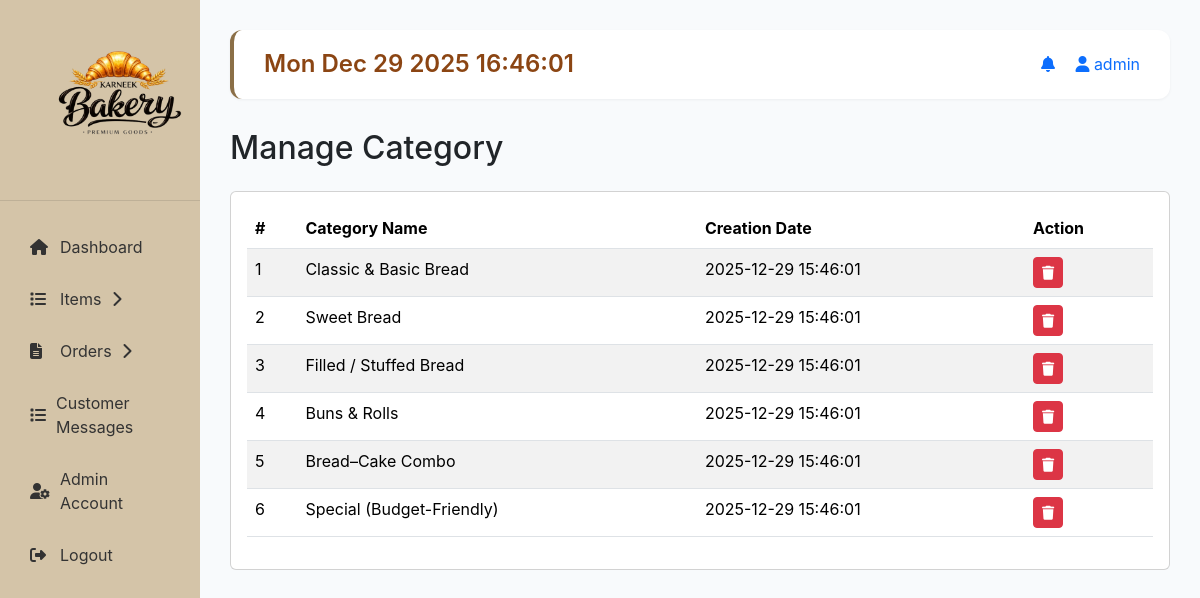
/admin/manage-category.php (signed in), run on the app's committed database.
### tables this page shows
CREATE TABLE IF NOT EXISTS categories (
    categoryID INT AUTO_INCREMENT PRIMARY KEY,
    categoryName VARCHAR(255) NOT NULL,
    creationDate DATETIME DEFAULT CURRENT_TIMESTAMP
);

### connect.php (called while the page is built, shortened)
<?php
  function executeQuery($query){
    $conn = $GLOBALS['conn'];
    return mysqli_query($conn, $query);
  }
?>

### admin/manage-category.php (the view, shortened to what this page needs)
<?php
include("../connect.php");
include("includes/header.php");
$query = "SELECT * FROM categories ORDER BY creationDate DESC";
$result = executeQuery($query);
?>
<h2 class="mb-4">Manage Category</h2>
<div class="card">
  <div class="card-body">
    <table class="table table-striped">
      <thead>
        <tr>
          <th>#</th>
          <th>Category Name</th>
          <th>Creation Date</th>
          <th>Action</th>
        </tr>
      </thead>
      <tbody>
        <?php
        $count = 1;
        while($row = mysqli_fetch_assoc($result)):
        ?>
        <tr>
          <td><?php echo $count++; ?></td>
          <td><?php echo $row['categoryName']; ?></td>
          <td><?php echo $row['creationDate']; ?></td>
          <td>
            <form method="POST" class="d-inline">
              <button type="submit" class="btn btn-danger btn-sm" onclick="return confirm('Are you sure?')">
                <i class="fas fa-trash"></i>
              </button>
            </form>
          </td>
        </tr>
        <?php endwhile; ?>
      </tbody>
    </table>
  </div>
</div>
<?php include("includes/footer.php"); ?>

### css/admin-style.css (style rules this page uses)
body { background-color: #f8fafc; font-family: -apple-system, BlinkMacSystemFont, 'Segoe UI', Roboto, 'Helvetica Neue', Arial, sans-serif; }

### data on the page
categories: categoryName "Classic & Basic Bread", creationDate "2025-12-29 15:46:01"
categories: categoryName "Sweet Bread", creationDate "2025-12-29 15:46:01"
categories: categoryName "Filled / Stuffed Bread", creationDate "2025-12-29 15:46:01"
categories: categoryName "Buns & Rolls", creationDate "2025-12-29 15:46:01"
categories: categoryName "Bread–Cake Combo", creationDate "2025-12-29 15:46:01"
categories: categoryName "Special (Budget-Friendly)", creationDate "2025-12-29 15:46:01"

### other printed values
$_SESSION['adminUsername'] "admin"
